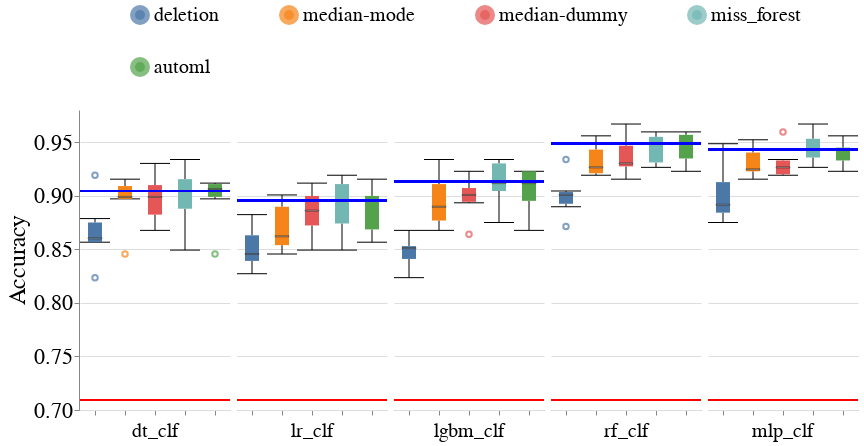

The cell this chart's notebook holds for it:
### Markdown cell above
### Overall Metrics

### Code cell
create_box_plots_for_diff_imputers_and_models(dataset_name=DATASET_NAME,
                                              metric_name='accuracy',
                                              db_client=db_client)

### Figure 1 — Vega-Lite specification as saved in the notebook (floating-point values rounded to 4 significant figures; data arrays with more than 128 entries replaced by an {"elided": "..."} marker saying what was removed)
{"config": {"view": {"continuousWidth": 400, "continuousHeight": 300, "stroke": null}, "axis": {"labelFontSize": 22, "labelFontWeight": "normal", "titleFontSize": 24, "titleFontWeight": "normal"}, "facet": {"spacing": 5}, "header": {"labelFontSize": 20, "labelOrient": "bottom", "labelPadding": 5, "titleFontSize": 24}, "legend": {"columns": 4, "direction": "horizontal", "labelFontSize": 20, "labelLimit": 400, "orient": "top", "symbolOffset": 50, "symbolStrokeWidth": 10, "titleAnchor": "middle", "titleFontSize": 22, "titleLimit": 300}, "title": {"fontSize": 24}}, "data": {"name": "data-dbfada6ebd0deeb9671785ff94710be5"}, "facet": {"column": {"field": "Model_Name", "sort": ["dt_clf", "lr_clf", "lgbm_clf", "rf_clf", "mlp_clf"], "title": null, "type": "nominal"}}, "spec": {"layer": [{"mark": {"type": "boxplot", "median": {"stroke": "black", "strokeWidth": 0.7}, "ticks": true}, "encoding": {"color": {"field": "Null_Imputer_Name", "sort": ["deletion", "median-mode", "median-dummy", "miss_forest", "k_means_clustering", "datawig", "automl", "boost_clean"], "title": null, "type": "nominal"}, "x": {"axis": {"labels": false}, "field": "Null_Imputer_Name", "sort": ["deletion", "median-mode", "median-dummy", "miss_forest", "k_means_clustering", "datawig", "automl", "boost_clean"], "title": null, "type": "nominal"}, "y": {"field": "Metric_Value", "scale": {"zero": false}, "title": "Accuracy", "type": "quantitative"}}}, {"mark": "rule", "encoding": {"color": {"value": "blue"}, "size": {"value": 2}, "y": {"field": "Baseline_Median", "type": "quantitative"}}}, {"mark": "rule", "encoding": {"color": {"value": "red"}, "size": {"value": 2}, "y": {"field": "Base_Rate", "type": "quantitative"}}}], "width": 150}, "$schema": "https://vega.github.io/schema/vega-lite/v4.17.0.json", "datasets": {"data-dbfada6ebd0deeb9671785ff94710be5": {"elided": "150 records"}}}
